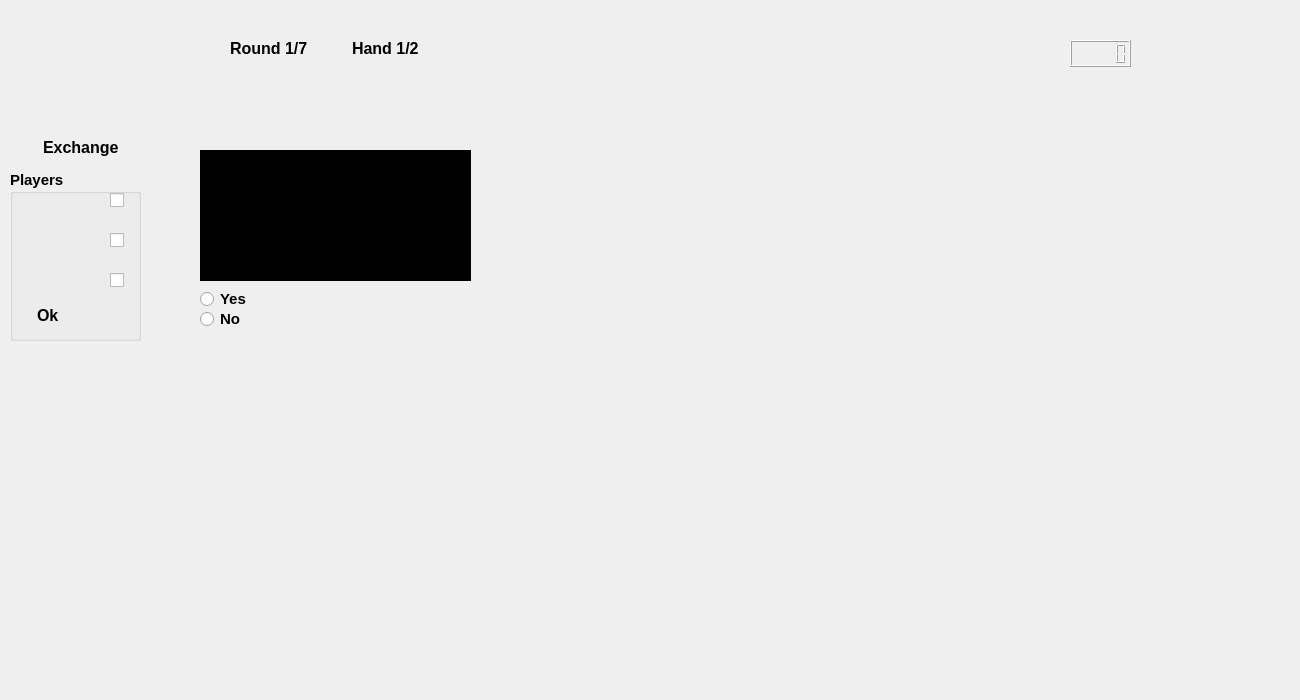
<?xml version="1.0" encoding="UTF-8"?>
<ui version="4.0">
 <class>PlayWindow</class>
 <widget class="QMainWindow" name="PlayWindow">
  <property name="geometry">
   <rect>
    <x>0</x>
    <y>0</y>
    <width>1300</width>
    <height>700</height>
   </rect>
  </property>
  <property name="windowTitle">
   <string>MainWindow</string>
  </property>
  <widget class="QWidget" name="centralwidget">
   <widget class="QLabel" name="back_ground">
    <property name="geometry">
     <rect>
      <x>0</x>
      <y>0</y>
      <width>1300</width>
      <height>700</height>
     </rect>
    </property>
    <property name="text">
     <string/>
    </property>
    <property name="pixmap">
     <pixmap resource="Images.qrc">:/new/image/b428506e-7875-42da-aeb9-0e662cce7e32.jfif</pixmap>
    </property>
    <property name="scaledContents">
     <bool>true</bool>
    </property>
   </widget>
   <widget class="QLabel" name="stop_label">
    <property name="geometry">
     <rect>
      <x>15</x>
      <y>30</y>
      <width>101</width>
      <height>81</height>
     </rect>
    </property>
    <property name="text">
     <string/>
    </property>
    <property name="pixmap">
     <pixmap>icons8-play-button-96.png</pixmap>
    </property>
    <property name="scaledContents">
     <bool>true</bool>
    </property>
   </widget>
   <widget class="QLabel" name="exit_label">
    <property name="geometry">
     <rect>
      <x>1150</x>
      <y>30</y>
      <width>61</width>
      <height>61</height>
     </rect>
    </property>
    <property name="text">
     <string/>
    </property>
    <property name="pixmap">
     <pixmap resource="Images.qrc">:/new/image/icons8-exit-48 (1).png</pixmap>
    </property>
    <property name="scaledContents">
     <bool>true</bool>
    </property>
   </widget>
   <widget class="QLabel" name="label">
    <property name="geometry">
     <rect>
      <x>210</x>
      <y>10</y>
      <width>116</width>
      <height>81</height>
     </rect>
    </property>
    <property name="text">
     <string/>
    </property>
    <property name="pixmap">
     <pixmap resource="Images.qrc">:/new/image/btn2.png</pixmap>
    </property>
    <property name="scaledContents">
     <bool>true</bool>
    </property>
   </widget>
   <widget class="QLabel" name="round_label">
    <property name="geometry">
     <rect>
      <x>230</x>
      <y>40</y>
      <width>81</width>
      <height>16</height>
     </rect>
    </property>
    <property name="font">
     <font>
      <pointsize>12</pointsize>
      <bold>true</bold>
     </font>
    </property>
    <property name="text">
     <string>Round 1/7</string>
    </property>
   </widget>
   <widget class="QLabel" name="label_2">
    <property name="geometry">
     <rect>
      <x>20</x>
      <y>100</y>
      <width>111</width>
      <height>101</height>
     </rect>
    </property>
    <property name="text">
     <string/>
    </property>
    <property name="pixmap">
     <pixmap resource="Images.qrc">:/new/image/btn2.png</pixmap>
    </property>
    <property name="scaledContents">
     <bool>true</bool>
    </property>
   </widget>
   <widget class="QLabel" name="exchange_label">
    <property name="geometry">
     <rect>
      <x>43</x>
      <y>137</y>
      <width>81</width>
      <height>21</height>
     </rect>
    </property>
    <property name="font">
     <font>
      <pointsize>12</pointsize>
      <bold>true</bold>
     </font>
    </property>
    <property name="text">
     <string>Exchange</string>
    </property>
   </widget>
   <widget class="QLabel" name="label_4">
    <property name="geometry">
     <rect>
      <x>330</x>
      <y>10</y>
      <width>116</width>
      <height>81</height>
     </rect>
    </property>
    <property name="text">
     <string/>
    </property>
    <property name="pixmap">
     <pixmap resource="Images.qrc">:/new/image/btn2.png</pixmap>
    </property>
    <property name="scaledContents">
     <bool>true</bool>
    </property>
   </widget>
   <widget class="QLabel" name="hand_label">
    <property name="geometry">
     <rect>
      <x>352</x>
      <y>38</y>
      <width>71</width>
      <height>21</height>
     </rect>
    </property>
    <property name="font">
     <font>
      <pointsize>12</pointsize>
      <bold>true</bold>
     </font>
    </property>
    <property name="text">
     <string>Hand 1/2</string>
    </property>
   </widget>
   <widget class="QPushButton" name="stop_button">
    <property name="geometry">
     <rect>
      <x>30</x>
      <y>42</y>
      <width>71</width>
      <height>55</height>
     </rect>
    </property>
    <property name="text">
     <string/>
    </property>
    <property name="flat">
     <bool>true</bool>
    </property>
   </widget>
   <widget class="QPushButton" name="exit_button">
    <property name="geometry">
     <rect>
      <x>1150</x>
      <y>30</y>
      <width>60</width>
      <height>63</height>
     </rect>
    </property>
    <property name="toolTip">
     <string>Exit</string>
    </property>
    <property name="text">
     <string/>
    </property>
    <property name="flat">
     <bool>true</bool>
    </property>
   </widget>
   <widget class="QLabel" name="bottle">
    <property name="geometry">
     <rect>
      <x>630</x>
      <y>233</y>
      <width>91</width>
      <height>121</height>
     </rect>
    </property>
    <property name="text">
     <string/>
    </property>
    <property name="pixmap">
     <pixmap resource="Images.qrc">:/new/image/pngwing.com (21).png</pixmap>
    </property>
    <property name="scaledContents">
     <bool>true</bool>
    </property>
   </widget>
   <widget class="QGroupBox" name="groupBox">
    <property name="geometry">
     <rect>
      <x>10</x>
      <y>170</y>
      <width>131</width>
      <height>171</height>
     </rect>
    </property>
    <property name="font">
     <font>
      <pointsize>11</pointsize>
      <bold>true</bold>
     </font>
    </property>
    <property name="title">
     <string>Players</string>
    </property>
    <widget class="QLabel" name="player1">
     <property name="geometry">
      <rect>
       <x>10</x>
       <y>20</y>
       <width>81</width>
       <height>20</height>
      </rect>
     </property>
     <property name="font">
      <font>
       <pointsize>10</pointsize>
       <bold>true</bold>
      </font>
     </property>
     <property name="text">
      <string/>
     </property>
    </widget>
    <widget class="QLabel" name="player2">
     <property name="geometry">
      <rect>
       <x>10</x>
       <y>60</y>
       <width>81</width>
       <height>20</height>
      </rect>
     </property>
     <property name="font">
      <font>
       <pointsize>10</pointsize>
       <bold>true</bold>
      </font>
     </property>
     <property name="text">
      <string/>
     </property>
    </widget>
    <widget class="QLabel" name="player3">
     <property name="geometry">
      <rect>
       <x>10</x>
       <y>100</y>
       <width>81</width>
       <height>20</height>
      </rect>
     </property>
     <property name="font">
      <font>
       <pointsize>10</pointsize>
       <bold>true</bold>
      </font>
     </property>
     <property name="text">
      <string/>
     </property>
    </widget>
    <widget class="QLabel" name="ok_label">
     <property name="geometry">
      <rect>
       <x>0</x>
       <y>100</y>
       <width>81</width>
       <height>91</height>
      </rect>
     </property>
     <property name="text">
      <string/>
     </property>
     <property name="pixmap">
      <pixmap resource="Images.qrc">:/new/image/btn2.png</pixmap>
     </property>
     <property name="scaledContents">
      <bool>true</bool>
     </property>
    </widget>
    <widget class="QLabel" name="ok">
     <property name="geometry">
      <rect>
       <x>27</x>
       <y>135</y>
       <width>40</width>
       <height>21</height>
      </rect>
     </property>
     <property name="font">
      <font>
       <pointsize>12</pointsize>
       <bold>true</bold>
      </font>
     </property>
     <property name="text">
      <string>Ok</string>
     </property>
    </widget>
    <widget class="QPushButton" name="ok_button">
     <property name="geometry">
      <rect>
       <x>10</x>
       <y>130</y>
       <width>63</width>
       <height>32</height>
      </rect>
     </property>
     <property name="text">
      <string/>
     </property>
     <property name="flat">
      <bool>true</bool>
     </property>
    </widget>
    <widget class="QCheckBox" name="checkBox1">
     <property name="geometry">
      <rect>
       <x>100</x>
       <y>20</y>
       <width>16</width>
       <height>21</height>
      </rect>
     </property>
     <property name="text">
      <string/>
     </property>
    </widget>
    <widget class="QCheckBox" name="checkBox2">
     <property name="geometry">
      <rect>
       <x>100</x>
       <y>60</y>
       <width>16</width>
       <height>21</height>
      </rect>
     </property>
     <property name="text">
      <string/>
     </property>
    </widget>
    <widget class="QCheckBox" name="checkBox3">
     <property name="geometry">
      <rect>
       <x>100</x>
       <y>100</y>
       <width>16</width>
       <height>21</height>
      </rect>
     </property>
     <property name="text">
      <string/>
     </property>
    </widget>
   </widget>
   <widget class="QPushButton" name="exchange_button">
    <property name="geometry">
     <rect>
      <x>30</x>
      <y>133</y>
      <width>90</width>
      <height>32</height>
     </rect>
    </property>
    <property name="toolTip">
     <string>Exchanging cards</string>
    </property>
    <property name="text">
     <string/>
    </property>
    <property name="flat">
     <bool>true</bool>
    </property>
   </widget>
   <widget class="QLCDNumber" name="time_lcd">
    <property name="geometry">
     <rect>
      <x>1070</x>
      <y>40</y>
      <width>61</width>
      <height>27</height>
     </rect>
    </property>
   </widget>
   <widget class="QLabel" name="pic1">
    <property name="geometry">
     <rect>
      <x>630</x>
      <y>120</y>
      <width>91</width>
      <height>81</height>
     </rect>
    </property>
    <property name="text">
     <string/>
    </property>
    <property name="scaledContents">
     <bool>true</bool>
    </property>
   </widget>
   <widget class="QLabel" name="pic2">
    <property name="geometry">
     <rect>
      <x>800</x>
      <y>300</y>
      <width>91</width>
      <height>81</height>
     </rect>
    </property>
    <property name="text">
     <string/>
    </property>
    <property name="pixmap">
     <pixmap resource="Images.qrc">:/new/image/4914363 - Copy (4).jpg</pixmap>
    </property>
    <property name="scaledContents">
     <bool>true</bool>
    </property>
   </widget>
   <widget class="QLabel" name="pic3">
    <property name="geometry">
     <rect>
      <x>430</x>
      <y>240</y>
      <width>91</width>
      <height>81</height>
     </rect>
    </property>
    <property name="text">
     <string/>
    </property>
    <property name="scaledContents">
     <bool>true</bool>
    </property>
   </widget>
   <widget class="QLabel" name="pic4">
    <property name="geometry">
     <rect>
      <x>480</x>
      <y>400</y>
      <width>91</width>
      <height>81</height>
     </rect>
    </property>
    <property name="text">
     <string/>
    </property>
    <property name="scaledContents">
     <bool>true</bool>
    </property>
   </widget>
   <widget class="QLabel" name="card1">
    <property name="geometry">
     <rect>
      <x>350</x>
      <y>420</y>
      <width>39</width>
      <height>47</height>
     </rect>
    </property>
    <property name="text">
     <string/>
    </property>
    <property name="pixmap">
     <pixmap resource="Images.qrc">:/new/image/pngwing.com (13).jpg</pixmap>
    </property>
    <property name="scaledContents">
     <bool>true</bool>
    </property>
   </widget>
   <widget class="QLabel" name="card2">
    <property name="geometry">
     <rect>
      <x>350</x>
      <y>480</y>
      <width>39</width>
      <height>47</height>
     </rect>
    </property>
    <property name="text">
     <string/>
    </property>
    <property name="pixmap">
     <pixmap resource="Images.qrc">:/new/image/pngwing.com (13).jpg</pixmap>
    </property>
    <property name="scaledContents">
     <bool>true</bool>
    </property>
   </widget>
   <widget class="QLabel" name="card3">
    <property name="geometry">
     <rect>
      <x>350</x>
      <y>300</y>
      <width>39</width>
      <height>47</height>
     </rect>
    </property>
    <property name="text">
     <string/>
    </property>
    <property name="pixmap">
     <pixmap resource="Images.qrc">:/new/image/pngwing.com (13).jpg</pixmap>
    </property>
    <property name="scaledContents">
     <bool>true</bool>
    </property>
   </widget>
   <widget class="QLabel" name="card4">
    <property name="geometry">
     <rect>
      <x>350</x>
      <y>360</y>
      <width>39</width>
      <height>47</height>
     </rect>
    </property>
    <property name="text">
     <string/>
    </property>
    <property name="pixmap">
     <pixmap resource="Images.qrc">:/new/image/pngwing.com (13).jpg</pixmap>
    </property>
    <property name="scaledContents">
     <bool>true</bool>
    </property>
   </widget>
   <widget class="QLabel" name="nameLabel1">
    <property name="geometry">
     <rect>
      <x>610</x>
      <y>210</y>
      <width>131</width>
      <height>30</height>
     </rect>
    </property>
    <property name="font">
     <font>
      <pointsize>11</pointsize>
      <bold>true</bold>
     </font>
    </property>
    <property name="styleSheet">
     <string notr="true">color: rgb(255, 255, 255);</string>
    </property>
    <property name="text">
     <string/>
    </property>
   </widget>
   <widget class="QLabel" name="nameLabel2">
    <property name="geometry">
     <rect>
      <x>780</x>
      <y>390</y>
      <width>131</width>
      <height>31</height>
     </rect>
    </property>
    <property name="font">
     <font>
      <pointsize>11</pointsize>
      <bold>true</bold>
     </font>
    </property>
    <property name="styleSheet">
     <string notr="true">color: rgb(255, 255, 255);</string>
    </property>
    <property name="text">
     <string/>
    </property>
   </widget>
   <widget class="QLabel" name="nameLabel3">
    <property name="geometry">
     <rect>
      <x>410</x>
      <y>330</y>
      <width>131</width>
      <height>31</height>
     </rect>
    </property>
    <property name="font">
     <font>
      <pointsize>11</pointsize>
      <bold>true</bold>
     </font>
    </property>
    <property name="styleSheet">
     <string notr="true">color: rgb(255, 255, 255);</string>
    </property>
    <property name="text">
     <string/>
    </property>
   </widget>
   <widget class="QLabel" name="nameLabel4">
    <property name="geometry">
     <rect>
      <x>460</x>
      <y>490</y>
      <width>131</width>
      <height>31</height>
     </rect>
    </property>
    <property name="font">
     <font>
      <pointsize>11</pointsize>
      <bold>true</bold>
     </font>
    </property>
    <property name="styleSheet">
     <string notr="true">color: rgb(255, 255, 255);</string>
    </property>
    <property name="text">
     <string/>
    </property>
   </widget>
   <widget class="QLabel" name="scoreLabel1">
    <property name="geometry">
     <rect>
      <x>630</x>
      <y>90</y>
      <width>91</width>
      <height>25</height>
     </rect>
    </property>
    <property name="font">
     <font>
      <pointsize>10</pointsize>
      <bold>true</bold>
     </font>
    </property>
    <property name="styleSheet">
     <string notr="true">color: rgb(255, 255, 255);</string>
    </property>
    <property name="text">
     <string/>
    </property>
   </widget>
   <widget class="QLabel" name="scoreLabel2">
    <property name="geometry">
     <rect>
      <x>800</x>
      <y>270</y>
      <width>91</width>
      <height>25</height>
     </rect>
    </property>
    <property name="font">
     <font>
      <pointsize>10</pointsize>
      <bold>true</bold>
     </font>
    </property>
    <property name="styleSheet">
     <string notr="true">color: rgb(255, 255, 255);</string>
    </property>
    <property name="text">
     <string/>
    </property>
   </widget>
   <widget class="QLabel" name="scoreLabel3">
    <property name="geometry">
     <rect>
      <x>430</x>
      <y>210</y>
      <width>91</width>
      <height>25</height>
     </rect>
    </property>
    <property name="font">
     <font>
      <pointsize>10</pointsize>
      <bold>true</bold>
     </font>
    </property>
    <property name="styleSheet">
     <string notr="true">color: rgb(255, 255, 255);</string>
    </property>
    <property name="text">
     <string/>
    </property>
   </widget>
   <widget class="QLabel" name="scoreLabel4">
    <property name="geometry">
     <rect>
      <x>480</x>
      <y>370</y>
      <width>91</width>
      <height>25</height>
     </rect>
    </property>
    <property name="font">
     <font>
      <pointsize>10</pointsize>
      <bold>true</bold>
     </font>
    </property>
    <property name="styleSheet">
     <string notr="true">color: rgb(255, 255, 255);</string>
    </property>
    <property name="text">
     <string/>
    </property>
   </widget>
   <widget class="QLabel" name="SkullKingPicture">
    <property name="geometry">
     <rect>
      <x>210</x>
      <y>80</y>
      <width>60</width>
      <height>60</height>
     </rect>
    </property>
    <property name="text">
     <string/>
    </property>
    <property name="pixmap">
     <pixmap resource="Images.qrc">:/new/image/images.jpg</pixmap>
    </property>
    <property name="scaledContents">
     <bool>true</bool>
    </property>
   </widget>
   <widget class="QTextEdit" name="guideTextEdit">
    <property name="enabled">
     <bool>false</bool>
    </property>
    <property name="geometry">
     <rect>
      <x>200</x>
      <y>150</y>
      <width>271</width>
      <height>131</height>
     </rect>
    </property>
    <property name="font">
     <font>
      <pointsize>8</pointsize>
      <bold>true</bold>
     </font>
    </property>
    <property name="styleSheet">
     <string notr="true">background-color: rgb(0, 0, 0);</string>
    </property>
   </widget>
   <widget class="QPushButton" name="pushButton_1">
    <property name="geometry">
     <rect>
      <x>220</x>
      <y>590</y>
      <width>50</width>
      <height>70</height>
     </rect>
    </property>
    <property name="text">
     <string/>
    </property>
    <property name="flat">
     <bool>true</bool>
    </property>
   </widget>
   <widget class="QPushButton" name="pushButton_2">
    <property name="geometry">
     <rect>
      <x>275</x>
      <y>590</y>
      <width>50</width>
      <height>70</height>
     </rect>
    </property>
    <property name="text">
     <string/>
    </property>
    <property name="flat">
     <bool>true</bool>
    </property>
   </widget>
   <widget class="QPushButton" name="pushButton_3">
    <property name="geometry">
     <rect>
      <x>330</x>
      <y>590</y>
      <width>50</width>
      <height>70</height>
     </rect>
    </property>
    <property name="text">
     <string/>
    </property>
    <property name="flat">
     <bool>true</bool>
    </property>
   </widget>
   <widget class="QPushButton" name="pushButton_4">
    <property name="geometry">
     <rect>
      <x>385</x>
      <y>590</y>
      <width>50</width>
      <height>70</height>
     </rect>
    </property>
    <property name="text">
     <string/>
    </property>
    <property name="flat">
     <bool>true</bool>
    </property>
   </widget>
   <widget class="QPushButton" name="pushButton_5">
    <property name="geometry">
     <rect>
      <x>440</x>
      <y>590</y>
      <width>50</width>
      <height>70</height>
     </rect>
    </property>
    <property name="text">
     <string/>
    </property>
    <property name="flat">
     <bool>true</bool>
    </property>
   </widget>
   <widget class="QPushButton" name="pushButton_6">
    <property name="geometry">
     <rect>
      <x>495</x>
      <y>590</y>
      <width>50</width>
      <height>70</height>
     </rect>
    </property>
    <property name="text">
     <string/>
    </property>
    <property name="flat">
     <bool>true</bool>
    </property>
   </widget>
   <widget class="QPushButton" name="pushButton_7">
    <property name="geometry">
     <rect>
      <x>550</x>
      <y>590</y>
      <width>50</width>
      <height>70</height>
     </rect>
    </property>
    <property name="text">
     <string/>
    </property>
    <property name="flat">
     <bool>true</bool>
    </property>
   </widget>
   <widget class="QPushButton" name="pushButton_8">
    <property name="geometry">
     <rect>
      <x>605</x>
      <y>590</y>
      <width>50</width>
      <height>70</height>
     </rect>
    </property>
    <property name="text">
     <string/>
    </property>
    <property name="flat">
     <bool>true</bool>
    </property>
   </widget>
   <widget class="QPushButton" name="pushButton_9">
    <property name="geometry">
     <rect>
      <x>660</x>
      <y>590</y>
      <width>50</width>
      <height>70</height>
     </rect>
    </property>
    <property name="text">
     <string/>
    </property>
    <property name="flat">
     <bool>true</bool>
    </property>
   </widget>
   <widget class="QPushButton" name="pushButton_10">
    <property name="geometry">
     <rect>
      <x>715</x>
      <y>590</y>
      <width>50</width>
      <height>70</height>
     </rect>
    </property>
    <property name="text">
     <string/>
    </property>
    <property name="flat">
     <bool>true</bool>
    </property>
   </widget>
   <widget class="QPushButton" name="pushButton_11">
    <property name="geometry">
     <rect>
      <x>775</x>
      <y>590</y>
      <width>50</width>
      <height>70</height>
     </rect>
    </property>
    <property name="text">
     <string/>
    </property>
    <property name="flat">
     <bool>true</bool>
    </property>
   </widget>
   <widget class="QPushButton" name="pushButton_12">
    <property name="geometry">
     <rect>
      <x>830</x>
      <y>590</y>
      <width>50</width>
      <height>70</height>
     </rect>
    </property>
    <property name="text">
     <string/>
    </property>
    <property name="flat">
     <bool>true</bool>
    </property>
   </widget>
   <widget class="QPushButton" name="pushButton_13">
    <property name="geometry">
     <rect>
      <x>885</x>
      <y>590</y>
      <width>50</width>
      <height>70</height>
     </rect>
    </property>
    <property name="text">
     <string/>
    </property>
    <property name="flat">
     <bool>true</bool>
    </property>
   </widget>
   <widget class="QPushButton" name="pushButton_14">
    <property name="geometry">
     <rect>
      <x>940</x>
      <y>590</y>
      <width>50</width>
      <height>70</height>
     </rect>
    </property>
    <property name="text">
     <string/>
    </property>
    <property name="flat">
     <bool>true</bool>
    </property>
   </widget>
   <widget class="QRadioButton" name="yesRadioButton">
    <property name="geometry">
     <rect>
      <x>200</x>
      <y>290</y>
      <width>69</width>
      <height>18</height>
     </rect>
    </property>
    <property name="font">
     <font>
      <pointsize>11</pointsize>
      <bold>true</bold>
     </font>
    </property>
    <property name="text">
     <string>Yes</string>
    </property>
   </widget>
   <widget class="QRadioButton" name="noRadioButton_2">
    <property name="geometry">
     <rect>
      <x>200</x>
      <y>310</y>
      <width>69</width>
      <height>18</height>
     </rect>
    </property>
    <property name="font">
     <font>
      <pointsize>11</pointsize>
      <bold>true</bold>
     </font>
    </property>
    <property name="text">
     <string>No</string>
    </property>
   </widget>
  </widget>
 </widget>
 <resources>
  <include location="Images.qrc"/>
 </resources>
 <connections/>
</ui>
